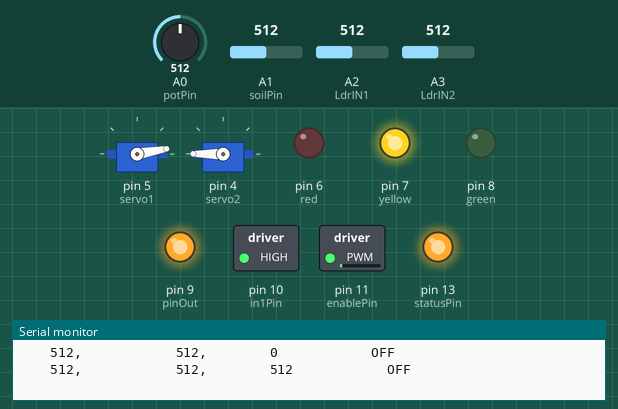
This sketch was run on a simulated Arduino Uno, built with avr-gcc and run on an emulated ATmega328P. Parts: 2 × servo, switched loads named in the sketch (green lamp = pin HIGH), output pins drawn as LEDs (lit = HIGH), the last lines printed to the serial monitor. The test bench sets the inputs (shaded band); at power-on: A1 (soilPin) = 512, A2 (LdrIN1) = 512, A3 (LdrIN2) = 512, A0 (potPin) = 512.

Above: at 1.2 s.
1.3 s: A1 (soilPin) set to 483
At 3.2 s:
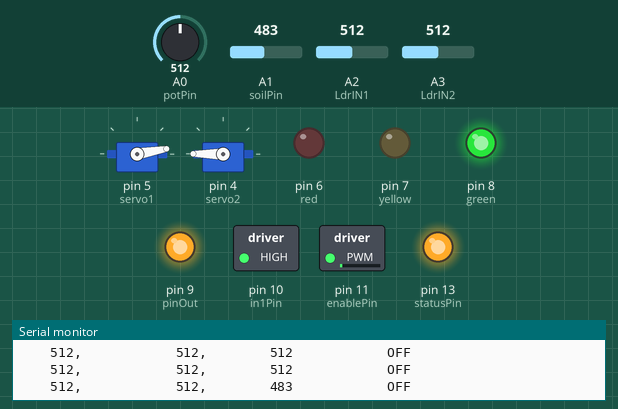
3.5 s: A2 (LdrIN1) set to 494
At 4.9 s:
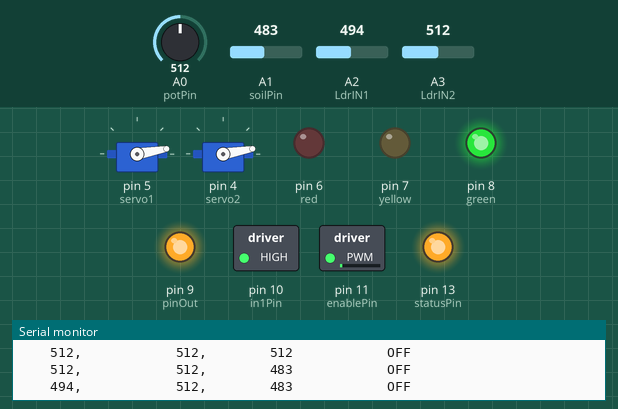
5.5 s: A3 (LdrIN2) set to 493
At 6.5 s:
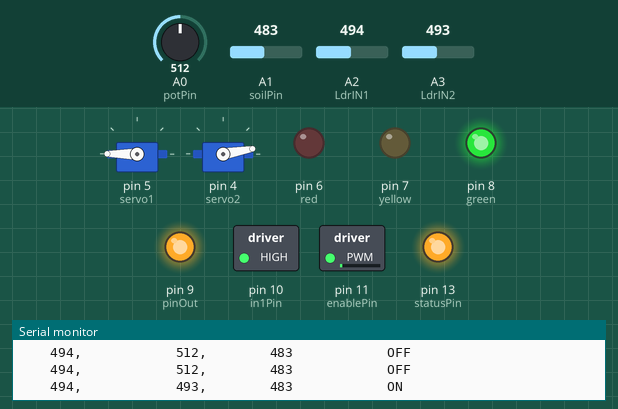
7.5 s: A1 (soilPin) set to 510
At 9.2 s:
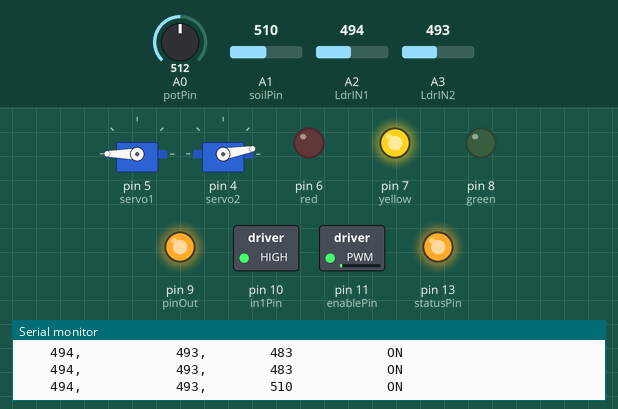
9.5 s: A2 (LdrIN1) set to 510
At 11.0 s:
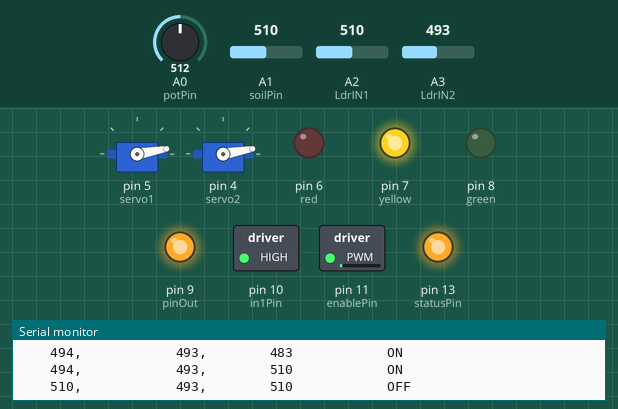
11.5 s: A1 (soilPin) set to 810
At 12.6 s:
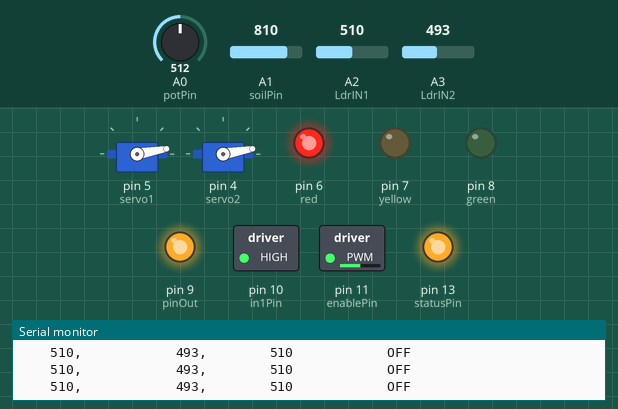
Timing chart, 0 to 14.5 s (numbered marks = the images above; inputs shaded):
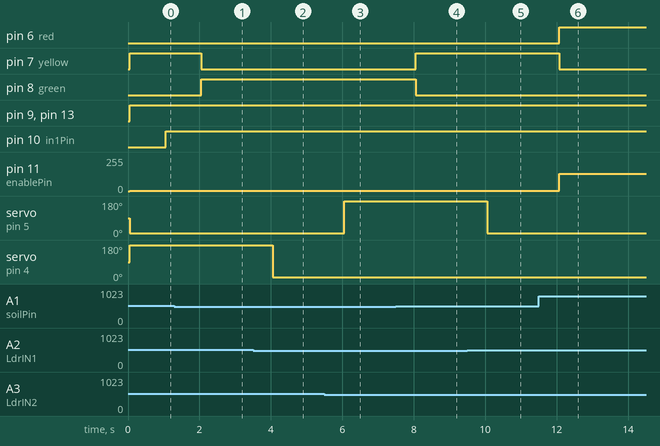

Measured:
- the behaviour switches between 500 and 499 on A1 (soilPin) (found by bisection; images 0 and 1)
- the behaviour switches between 501 and 500 on A2 (LdrIN1) (found by bisection; images 1 and 2)
- the behaviour switches between 500 and 499 on A3 (LdrIN2) (found by bisection; images 2 and 3)
- after the input at 1.3 s, pin 7 (yellow): HIGH → LOW after 0.75 s; pin 8 (green): LOW → HIGH after 0.75 s
- after the input at 3.5 s, servo on pin 4 (servo2): 180° → 10° after 0.56 s
- after the input at 5.5 s, servo on pin 5 (servo1): 10° → 180° after 0.56 s
- after the input at 7.5 s, pin 7 (yellow): LOW → HIGH after 0.56 s; pin 8 (green): HIGH → LOW after 0.56 s
- after the input at 9.5 s, servo on pin 5 (servo1): 180° → 10° after 0.56 s
- after the input at 11.5 s, pin 6 (red): LOW → HIGH after 0.57 s; pin 7 (yellow): HIGH → LOW after 0.57 s; pin 11 (enablePin): 1/255 → 128/255 after 0.57 s

The sketch:

water_pump___cover.ino
```cpp
#include <Servo.h>
Servo servo1;
Servo servo2;
/////////////////////////////////
int LdrIN1 = 2; //light sensor 1
int LdrIN2 = 3; //light sensor 2
int lightValue1 = 0;
int lightValue2 = 0;
//////////////////////////////////////
int enablePin = 11;
int in1Pin = 10;
//int in2Pin = 9;
int pinOut = 9;
//int switchPin = 7;
int potPin = 0;
int statusPin= 13;
int soilPin = 1;
int soilValue;
//*************************************************//

void setup()
{
  Serial.begin(9600);
  pinMode(in1Pin, OUTPUT); //pin 10
  //pinMode(in2Pin, OUTPUT);
  pinMode(pinOut, OUTPUT); //pin 9
  pinMode(enablePin, OUTPUT); //pin 11
  //pinMode(switchPin, INPUT_PULLUP); //pin 7
  pinMode(statusPin,OUTPUT); //pin 13 // not in use

  pinMode(8, OUTPUT); //green
  pinMode(7, OUTPUT); //yellow
  pinMode(6, OUTPUT); //red

  pinMode(LdrIN1, INPUT);
  pinMode(LdrIN2, INPUT);
  //pinMode(ServoOut, OUTPUT);
   Serial.println("Light Sensor 1,\t\tLight Sensor 2,\t\tSoil Moisture Sensor,\t\tCover Status");

   servo1.attach(5);
   servo2.attach(4);
}

void loop()
{
  lightValue1 = analogRead(LdrIN1);
  lightValue2 = analogRead(LdrIN2);

  Serial.print("    ");
  Serial.print(lightValue1);
  Serial.print(",      \t\t  ");
  Serial.print(lightValue2);
  Serial.print(",\t\t\t\t");
  Serial.print(soilValue);
  Serial.print("      \t\t\t");

  digitalWrite(13,HIGH);
  int speed = analogRead(potPin) / 4;

  soilValue = analogRead(soilPin);
  //boolean reverse = digitalRead(switchPin);
  boolean reverse = digitalRead(pinOut);
  ///////////////////////////////////////////

  if(lightValue1 < 500 && lightValue2 < 500)
  {
    Serial.println("ON");
    servo1.write(180);
    //digitalWrite(ServoOut, HIGH);
  }

  else
  {
    Serial.println("OFF");
    servo1.write(10);
   // digitalWrite(ServoOut, HIGH);
  }
  /////////////////////////////////////////
  if(lightValue1 > 500 && lightValue2 > 500)
  {

    servo2.write(180);
    //digitalWrite(ServoOut, HIGH);
  }

  else
  {

    servo2.write(10);
   // digitalWrite(ServoOut, HIGH);
  }

  //////////////////////////////////////////

  if(soilValue > 800)
    setMotor(speed, reverse);
  else
    setMotor(1, reverse);

soilValue = analogRead(soilPin);
  if(soilValue < 500)
  {
    digitalWrite(8, HIGH); //9
    digitalWrite(7, LOW);//8
    digitalWrite(6, LOW);//7
  }
  else if(soilValue >= 500 && soilValue < 800)
  {
    digitalWrite(7, HIGH);
    digitalWrite(6, LOW);
    digitalWrite(8, LOW);
  }
  else
  {
    digitalWrite(6, HIGH);
    digitalWrite(7, LOW);
    digitalWrite(8, LOW);
  }
/****/
   delay (1000);
}

void setMotor(int speed,boolean reverse)
{
  analogWrite(enablePin, speed);
  digitalWrite(in1Pin,  reverse);
  digitalWrite(pinOut, HIGH);
}
```
